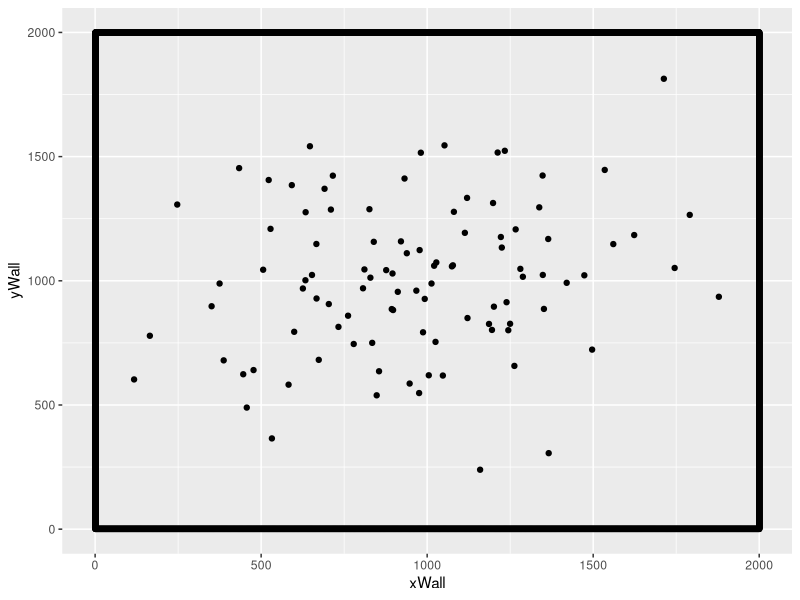
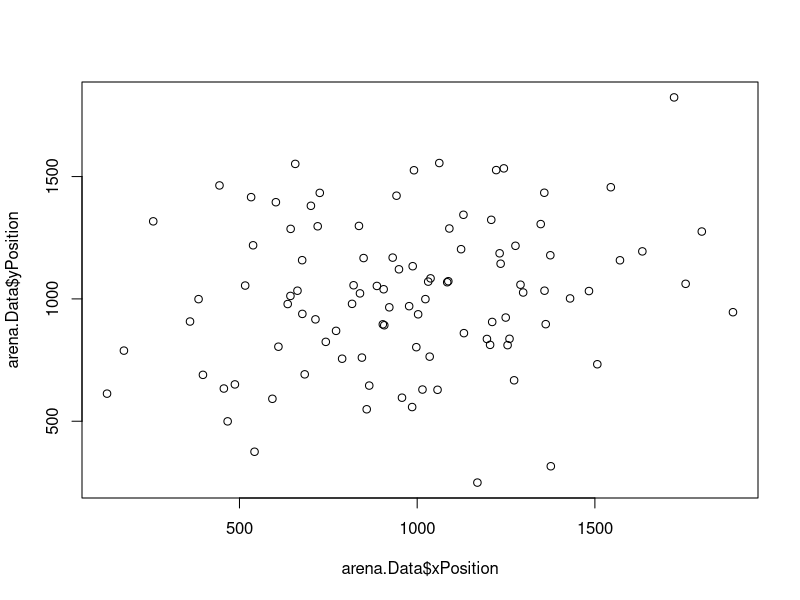
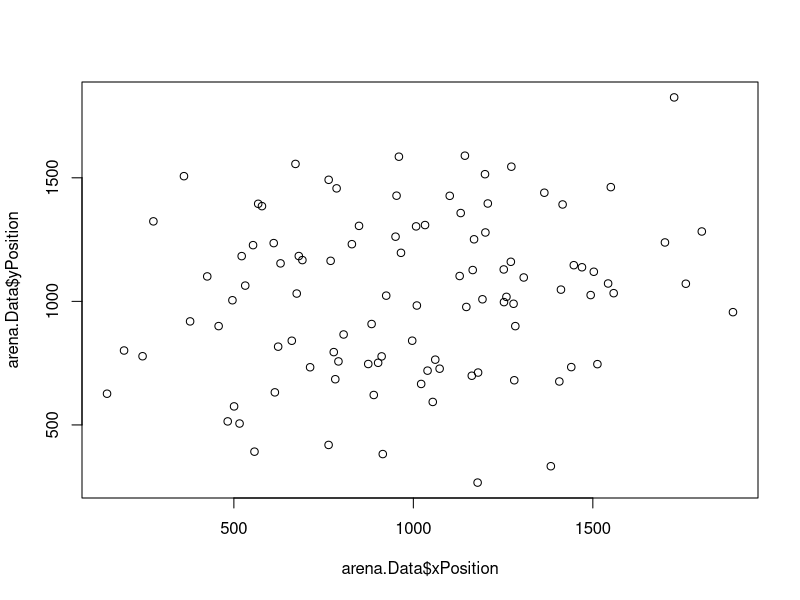
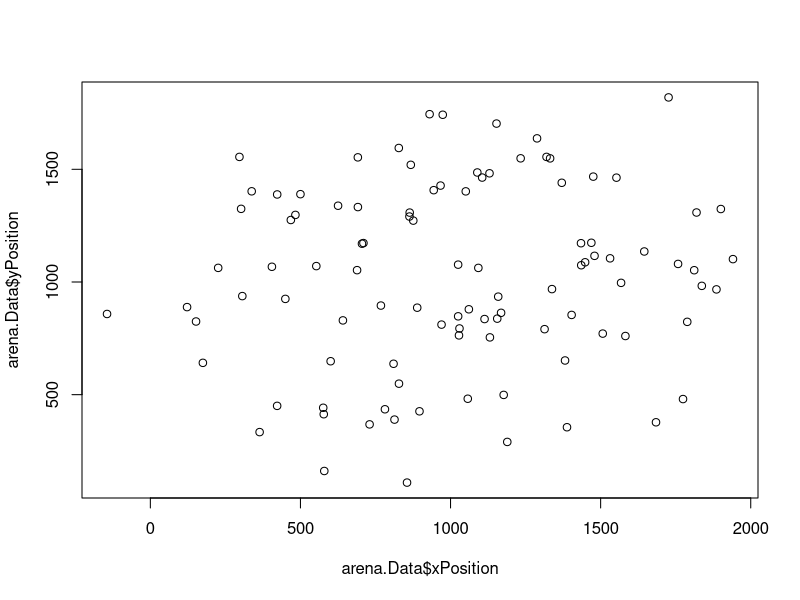
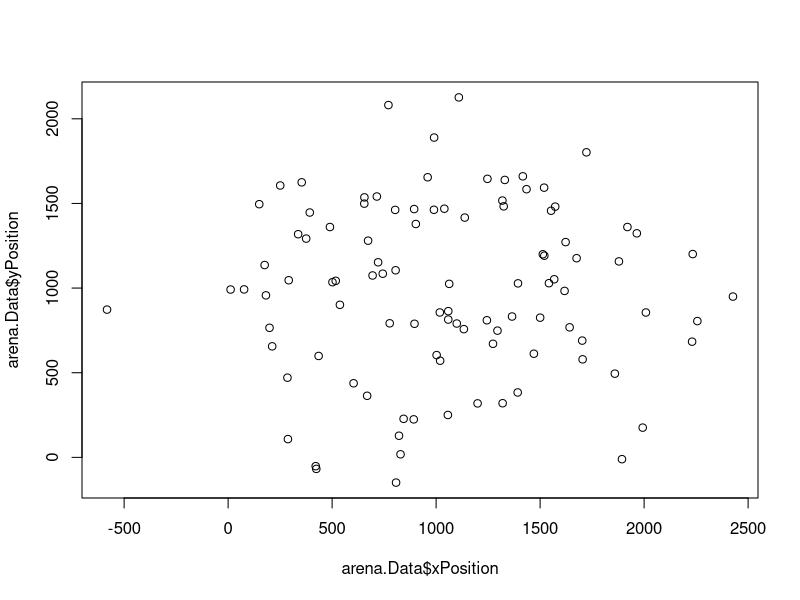
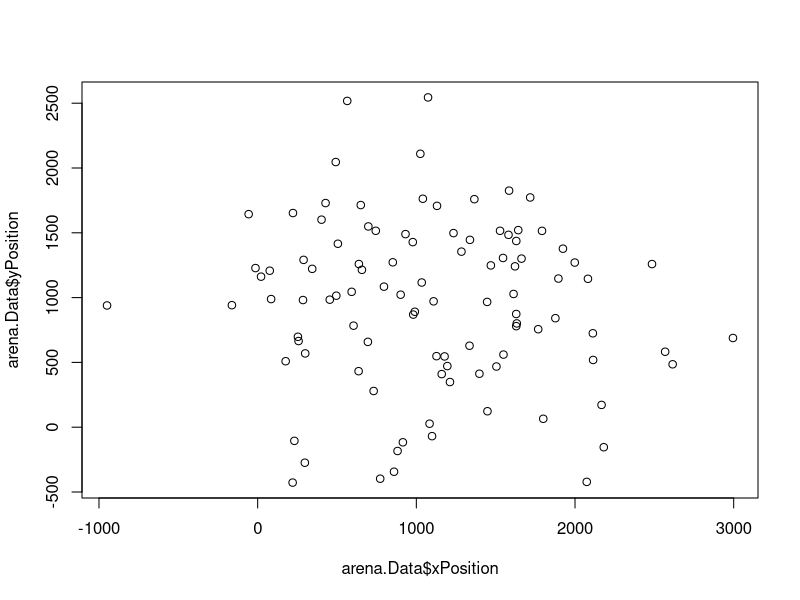
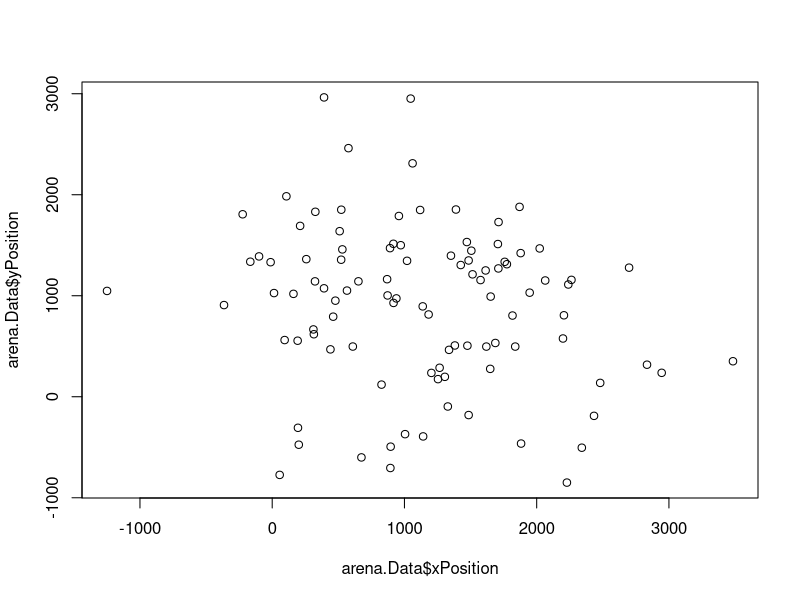
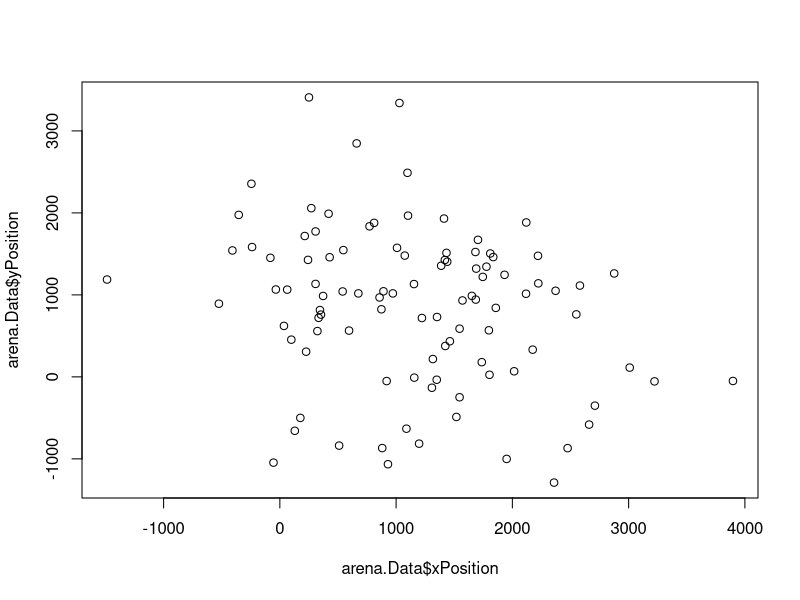

Write the R code that produced these figures, in order.

# THE FOLLOWING IS A 2-D VARIANT OF CRAIG REYNOLDS' BOID MODEL.
# Written by Gabriel Dell'Accio
# Algorithm inspired by Craig Reynold's BOID algorithm and Conrad Parker's BOIDs pseudocode at: 
# http://www.kfish.org/boids/pseudocode.html

# Overview:
#   The time.stepper() function at the end of the script takes in the number of iterations you want to run the model for.    
#
#   Rules for swarming
#     1) Center of Mass: Boids are attracted to the center of the overall swarm.
#     2) Avoidance rule: Boids avoid collision with other boids by avoiding coming within
#        a certain distance of one another.
#     3) Match Velocity: Boids can sense the average velocity of the swarm and do their 
#        best to match it.
# 
#    GSI: Group Stability Index 
#     # This is an index developed by Baldessare and colleagues (2003) to measure the stability of a 
#     # swarm in their paper "Evolving mobile robots  able to display collective behaviors"


# LIBRARIES:
library(ggplot2)

# ARENA PARAMETERS:
  # Variable to hold the x,y center coordinate of the graph size.
  xLength <- 2000.0
  yLength <- 2000.0


  centerCor <- rep(xLength/2,2)
# SWARM PARAMETERS:
  # number of individuals
  nIndividuals <- 100
  # velocity that all Boid's will begin with. 
  baseVelocity <- 10
  # a value that increases the size of the distribution of initial locations for the swarm. 
  spatialDistribution <- 300
  # the number of iterations the model is run for.
  step.iterations <- 30

  # Vectors to hold the starting x,y velocities for the swarm.
  xVelocity <- rep(baseVelocity, nIndividuals)
  yVelocity <- rep(baseVelocity, nIndividuals)

  # This function creates the arena.
  create.arena <- function(xLength, yLength) {
    
    # length of x plane 
    xLimit <- xLength 
    # Length of y plane
    yLimit <- yLength
    
    # temporary data frame that holds the data 
    # that creates the borders of the 2D arena. 
    arena.Data <<- data.frame(
      yWall = rep(1,yLimit),
      xWall = c(1:xLimit),
      xNorthWall = c(1:xLimit),
      yNorthWall = rep(yLimit,yLimit)
    )

    # Plot Arena Borders
    arena <- ggplot(data = arena.Data, aes(x=xWall,y=yWall))
    arena <- arena + geom_point() +  ylim(1,yLimit) + xlim(1,xLimit) + geom_point(aes(xNorthWall,yNorthWall)) + geom_point(aes(rep(1,xLimit),c(1:yLimit))) + geom_point(aes(rep(xLimit,xLimit),c(1:yLimit)))

    return(arena)
  }
  arenaSim <- create.arena(xLength, yLength)

  # This function helps initialize the swarm and arena using a data frame, arena.data, 
  # that stores information about the swarm and the arena. 
  initialize.swarm <- function(spatial.distribution.factor,coordinateLocation) {
      arena.Data$index <<- c(1:nIndividuals)
      arena.Data$xPosition <<- rep(NA, xLength)
      arena.Data$yPosition <<- rep(NA, yLength)
    
    # Create the x,y position of each individual in the swarm by drawing from a 
    # random normal distribution around a given coordinate location in the arena. 
    for(var in 1:nIndividuals) {
      # velocityList[] <- c(baseVelocity,baseVelocity)
      arena.Data$xPosition[var] <<- rnorm(1, mean=coordinateLocation[1], sd=spatial.distribution.factor + 50)
      arena.Data$yPosition[var] <<- rnorm(1, mean=coordinateLocation[2], sd=spatial.distribution.factor + 50)
      # arena.Data$theta[var] <<- rnorm(1, mean = 180, sd= theta.distribution.factor + 5)
    }
  }

  # Call the initialize function that creates teh arena.data data frame 
  # with all previously declared swarm and arena parameters.
  initialize.swarm(spatialDistribution, centerCor)

  # Function that updates the current arena with the swarm's current location.
  display.swarm <- function() {
    return(arenaSim + geom_point(aes(arena.Data$xPosition, arena.Data$yPosition)))
  }

arenaSim <- display.swarm()
arenaSim

# GSI: functions for computing the group stability index
  # This function computes the distance between two x,y points in the 2D arena. 
  compute.cart.distance  <- function(x1,x2,y1,y2) {
    return(sqrt(((x1-x2)^2) + ((y1-y2)^2)) )
  }
  # This function calculates the total distance between all members of the flock. It returns the total distance between all individuals in one step of the arena.
  calculate.group.distance <- function() {
    groupedDistance <- 0
    for(var in 1:nIndividuals) {
      for(varTwo in 1:nIndividuals) {
         dist <- compute.cart.distance(arena.Data$xPosition[var], arena.Data$xPosition[varTwo], arena.Data$yPosition[var], arena.Data$yPosition[varTwo])
         groupedDistance <- groupedDistance + dist
      }
    }
    return(groupedDistance)
  }
  # This function takes in the previous time step's total group distance and the current time steps group distance to calculate the 
  # group stability over time.
  calculate.gsi <- function(groupedDistancePrev, groupedDistanceNext) {
    finalGsi <- 1 - (((abs(groupedDistancePrev - groupedDistanceNext)) / 4 ) / (nIndividuals*(nIndividuals-1)/2))
    return(finalGsi)
  }


# A function that returns the average x,y coordinate of the swarm.
find.center <- function() {

  totalX <- 0
  totalY <- 0


  for(var in 1:nIndividuals) {
    totalX <- totalX + arena.Data$xPosition[var] 
    totalY <- totalY + arena.Data$yPosition[var] 
  }

  averageX <- totalX / nIndividuals
  averageY <- totalY / nIndividuals

  centerMass <- c(averageX, averageY)

  return(centerMass)

}


# RULE 1: calculate the swarm's center of mass 
center.of.mass <- function(boid, count) {

  totalX <- 0
  totalY <- 0

  # Find the average X,Y coordinate
  for(var in 1:nIndividuals) {
    totalX <- totalX + arena.Data$xPosition[var] 
    totalY <- totalY + arena.Data$yPosition[var] 
  }
  averageX <- totalX / nIndividuals
  averageY <- totalY / nIndividuals

  # calculate the the adjusted X,Y velocity paramter to move the Boid in the direction of the center of mass.
  centerMass <- c(((averageX - boid[1])/100 ), ((averageY - boid[2])/100))
  # print(centerMass)
  return(centerMass)
}


# RULE 2: calculate the avoidance correction for a boid   
avoidance.rule <- function(boid, count) {

  correctedCourse <- c(0,0)

  # for each individual ...
  for(var in 1:nIndividuals) {
    # If it it isnt the provided Boid...
    if(count != var) {
      # Check to see if any other individuals are within 100 spaces
      if((abs( arena.Data$xPosition[var] - boid[1]) < 100) && (abs(arena.Data$yPosition[var] - boid[2]) < 100)) {
        b.position <- c(arena.Data$xPosition[var], arena.Data$yPosition[var])
        # If there are individuals within this space, create a negative value to change the position of the BOID
        correctedCourse <- correctedCourse - (b.position - boid)
      } 
    }
  }
  # print(correctedCourse)

  return(correctedCourse)
}

# RULE 3: calculate the match velocity correction for a boid
match.velocity <- function(boid, count) {

  meanVelocityX <- 0 
  meanVelocityY <- 0

  # Calculate mean x,y velocities for the swarm 
  for(var in 1:nIndividuals) {
    meanVelocityX <- meanVelocityX + xVelocity[var]
    meanVelocityY <- meanVelocityY + yVelocity[var]  
  }
  meanVelocityX <- meanVelocityX / nIndividuals
  meanVelocityY <- meanVelocityY / nIndividuals

  # Calculate the individual boid's x,y correction 
  velocityCorrectionX <- (meanVelocityX - xVelocity[count]) /8
  velocityCorrectionY <- (meanVelocityY - xVelocity[count]) /8

  return(c(velocityCorrectionX, velocityCorrectionY))
}
 
# This function steps the swarm one step using the the 3 behavior rules 
# written above. 
compute.next.pos <- function() {

  # For each Boid...
  for(var in 1:nIndividuals) {

    # Store its current location
      currentIndividualLoc <- c(arena.Data$xPosition[var], arena.Data$yPosition[var])
      
      # Rule 1: find the average position of the swarm and calculate the individual's velocity 
      # parameter that determines how much it moves toward the center.
      centerMassRule <- center.of.mass(currentIndividualLoc, var)
      # Rule 2: calculate the velocity parameter that ensures the individual avoids moving too close
      # to any one idividual within the swarm.
      avoidanceRule <- avoidance.rule(currentIndividualLoc, var)
      print(avoidanceRule)
      # Rule 3: calculate the average velocity of the swarm and find the velocity parameter that
      # that helps match the current individuals velocity to the swarm's average velocity.
      velocityRule <- match.velocity(currentIndividualLoc, var)
      
      # Apply the individulas current velocity to determine its next location.
      currentIndividualLoc <- currentIndividualLoc + c(xVelocity[var],yVelocity[var])

      # Change the individuals velocity as dedtermined by the 3 rules calculated above.
      xVelocity[var] <<- xVelocity[var] + centerMassRule[1] + avoidanceRule[1] + velocityRule[1]
      yVelocity[var] <<- yVelocity[var] + centerMassRule[2] + avoidanceRule[2] + velocityRule[2]

      # Change the individuals location
      arena.Data$xPosition[var] <<- currentIndividualLoc[1]
      arena.Data$yPosition[var] <<- currentIndividualLoc[2]
  }

}



# This function steps the swarm x iterations and tracks the group stability of the
# swarm in each time step. 
time.stepper <- function(iterations) {

  # Create a vector to hold a log of the change in group stability over time.
  gsiLog <- rep(0,iterations)

  # For i iterations ...
  for(i in 1:iterations) {
    
    # calculate total group distance at this time step 
    prevTotalDistance <- calculate.group.distance()

    # Compute and apply new positons for each individual in the swarm.
    compute.next.pos()

    # Calculate the total group distance after stepping the swarm.
    nextTotalDistance <- calculate.group.distance()

    # Calculate the change in group stability between the previous and current 
    # time step and log it in the gsiLog vector.
    gsiLog[i] <- calculate.gsi(prevTotalDistance, nextTotalDistance)

    # Display the swarm.
    plot(arena.Data$xPosition, arena.Data$yPosition)
    # Sleep in order to provide R studio the opportunity to load the plot. 
    Sys.sleep(.04)
  }
  return(gsiLog)
}

finalGsi <- time.stepper(step.iterations)

plot(finalGsi)


